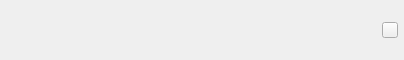
<?xml version="1.0" encoding="UTF-8"?>
<ui version="4.0">
 <class>ChatWindowItemClass</class>
 <widget class="QWidget" name="ChatWindowItemClass">
  <property name="geometry">
   <rect>
    <x>0</x>
    <y>0</y>
    <width>404</width>
    <height>60</height>
   </rect>
  </property>
  <property name="sizePolicy">
   <sizepolicy hsizetype="Expanding" vsizetype="Fixed">
    <horstretch>0</horstretch>
    <verstretch>0</verstretch>
   </sizepolicy>
  </property>
  <property name="minimumSize">
   <size>
    <width>0</width>
    <height>60</height>
   </size>
  </property>
  <property name="maximumSize">
   <size>
    <width>16777215</width>
    <height>60</height>
   </size>
  </property>
  <property name="windowTitle">
   <string>ChatWindowItem</string>
  </property>
  <property name="styleSheet">
   <string notr="true">QPushButton#closeBtn {
    border-image: url(:Resources/MainWindow/close.png);
    border-width: 0px;
}

QPushButton#closeBtn:hover {
    border-image: url(:Resources/MainWindow/close-hover.png);
    border-width: 0px;
}

QPushButton#closeBtn:pressed {
    border-image: url(:Resources/MainWindow/close-hover.png);
    border-width: 0px;
}</string>
  </property>
  <layout class="QHBoxLayout" name="horizontalLayout">
   <property name="leftMargin">
    <number>6</number>
   </property>
   <property name="topMargin">
    <number>6</number>
   </property>
   <property name="rightMargin">
    <number>6</number>
   </property>
   <property name="bottomMargin">
    <number>6</number>
   </property>
   <item>
    <widget class="QLabel" name="headLabel">
     <property name="minimumSize">
      <size>
       <width>45</width>
       <height>45</height>
      </size>
     </property>
     <property name="maximumSize">
      <size>
       <width>45</width>
       <height>45</height>
      </size>
     </property>
     <property name="font">
      <font>
       <pointsize>12</pointsize>
      </font>
     </property>
     <property name="text">
      <string/>
     </property>
    </widget>
   </item>
   <item>
    <widget class="QLabel" name="signatureLabel">
     <property name="sizePolicy">
      <sizepolicy hsizetype="Expanding" vsizetype="Preferred">
       <horstretch>0</horstretch>
       <verstretch>0</verstretch>
      </sizepolicy>
     </property>
     <property name="font">
      <font>
       <bold>false</bold>
      </font>
     </property>
     <property name="text">
      <string/>
     </property>
    </widget>
   </item>
   <item>
    <widget class="QPushButton" name="closeBtn">
     <property name="sizePolicy">
      <sizepolicy hsizetype="Fixed" vsizetype="Fixed">
       <horstretch>0</horstretch>
       <verstretch>0</verstretch>
      </sizepolicy>
     </property>
     <property name="minimumSize">
      <size>
       <width>16</width>
       <height>16</height>
      </size>
     </property>
     <property name="maximumSize">
      <size>
       <width>16</width>
       <height>16</height>
      </size>
     </property>
     <property name="text">
      <string/>
     </property>
     <property name="iconSize">
      <size>
       <width>16</width>
       <height>16</height>
      </size>
     </property>
    </widget>
   </item>
  </layout>
 </widget>
 <layoutdefault spacing="6" margin="11"/>
 <resources/>
 <connections/>
</ui>
